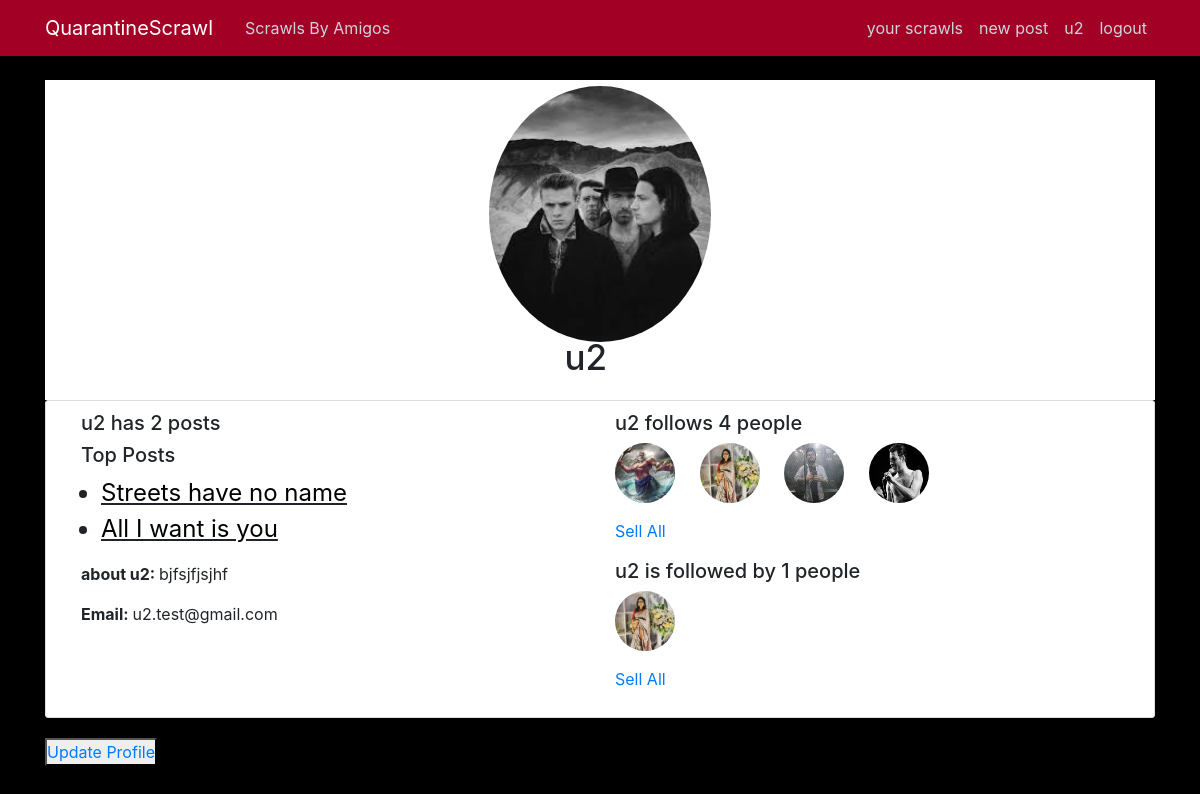
Screenshot of /profile/ (signed in) with the database file from the repository.
### users/models.py (models this page shows, shortened)
class Profile(models.Model):
    user = models.OneToOneField(User, on_delete=models.CASCADE)
    image = models.ImageField(default="poseidon.jpg", upload_to="profile_pics")
    follow = models.ManyToManyField(User, related_name="followers", blank=True)
    follower = models.ManyToManyField(User, related_name="follows", blank=True)

### blog/models.py (models this page shows, shortened)
class Post(models.Model):
    title = models.CharField(max_length=100)
    content = models.TextField()
    date = models.DateTimeField(default=timezone.now)
    author = models.ForeignKey(User, on_delete=models.CASCADE)
    liked = models.ManyToManyField(
        User, related_name="unliked", default=None, blank=True
    )
    commented = models.ManyToManyField(
        User, related_name="uncommented", default=None, blank=True
    )

### users/views.py (the view)
# urls.py: path("profile/", user_views.profile, name="profile"),
@login_required
def profile(request):
    loggedInProfile = Profile.objects.get(user=request.user)
    current_user_all_posts = Post.objects.filter(author=loggedInProfile.user)
    top_likes_list = []
    for post in current_user_all_posts:
        top_likes_list.append(post.liked.all().count())
    top = sorted(top_likes_list, reverse=True)[:3]
    def top_post_count():
        if len(top) == 0:
            no_post = True
            return no_post
        elif len(top) == 1:
            one_post = True
            return one_post
        elif len(top) == 2:
            two_posts = True
            return two_posts
        elif len(top) == 3:
            three_posts = True
            return three_posts
        else:
            return more
    context = {
        "current_user": Profile.objects.filter(user=loggedInProfile.user),
        "current_user_posts": Post.objects.filter(author=loggedInProfile.user),
        "follow_profiles": Profile.objects.filter(
            user__in=loggedInProfile.follow.all()
        ),
        "follower_profiles": Profile.objects.filter(
            user__in=loggedInProfile.follower.all()
        ),
        "top_likes": current_user_all_posts.filter(liked__in=top),
        "no_post": top_post_count(),
        "one_post": top_post_count(),
        "two_posts": top_post_count(),
        "three_posts": top_post_count(),
    }
    return render(request, "users/profile.html", context)

### users/templates/users/profile.html (shortened to what this page needs)
{% extends "blog/base.html" %}
{%load static %}
{% block bootstrapClass %}
<link rel="stylesheet" type="text/css" href="{% static 'users/users-css/profile.css' %}">
 {% endblock %}
{% load crispy_forms_tags %}
{% block content %}
<div class="profile-wrap">
    <div class="media profile-head">
      <img class=" profile-profile-picture rounded-circle account-img" src="{{ user.profile.image.url }}">
        <h2 class="profile-username account-heading">{{user.username}}</h2>
    </div>
    <div class="content-section profile-row row">
      <div class=" profile-info col-6">
        <div class="profile-user-post-titles">
          <h5>{{user.username}} has {{current_user_posts.count}} posts</h5>
          <h5>Top Posts</h5>
          {% for t in top_likes%}
          {% if one_post %}
          <ul>
            <li class="profile-post-title-li"><a href="{% url 'post-detail' t.id %}">{{t.title}}</a></li>
          </ul>
          {% elif two_posts %}
          <ul>
            <li class="profile-post-title-li"><a href="{% url 'post-detail' t.id %}">{{t.title}}</a></li>
            <li class="profile-post-title-li"><a href="{% url 'post-detail' t.id %}">{{t.title}}</a></li>
          </ul>
          {% elif three_posts%}
          <ul>
            <li class="profile-post-title-li"><a href="{% url 'post-detail' t.id %}">{{t.title}}</a></li>
            <li class="profile-post-title-li"><a href="{% url 'post-detail' t.id %}">{{t.title}}</a></li>
            <li class="profile-post-title-li"><a href="{% url 'post-detail' t.id %}">{{t.title}}</a></li>
          </ul>
          {% else %}
          <h1>Hope it doesn't come down to this</h1>
          {% endif %}
          {% endfor %}
        </div>
        <p class="profile-about-me"><strong>about {{user.username}}: </strong>bjfsjfjsjhf</p>
        <p class="profile-userEmail"><strong>Email: </strong>{{user.email}}</p>
        </div>
        <div class="follower-following-info col-6">
          <h5>{{user.username}} follows {{follow_profiles.count}} people</h5>
          <div class="profile-following-info-wrap">
          {% for profile in follow_profiles %}
          <a href="{% url 'user-posts' profile.user.username %}"><img class=" profile-follow-image rounded-circle account-img" src="{{profile.image.url}}" alt="following image"></a>
          {% endfor %}
        </div>
        <p><a href="{% url 'profile-following-list' user.username %}">Sell All</a><p>
        <h5>{{user.username}} is followed by {{follower_profiles.count}} people</h5>
        <div class="profile-follower-info-wrap">
        {% for profile in follower_profiles %}
        <a href="{% url 'user-posts' profile.user.username %}"><img class=" profile-follower-image rounded-circle account-img" src="{{profile.image.url}}" alt="followers image"></a>
        {% endfor %}
      </div>
        <p><a href="{% url 'profile-follower-list' user.username %}">Sell All</a><p>
        </div>
      </div>
        <button><a href="{% url 'profile-update' %}">Update Profile</a></button>
      </div>
{% endblock content %}

### blog/templates/blog/base.html (shortened to what this page needs)
{% load static %}
<!DOCTYPE html>
<html>
<head>
    <link rel="stylesheet" href="https://maxcdn.bootstrapcdn.com/bootstrap/4.0.0/css/bootstrap.min.css">
    <link rel="stylesheet" type="text/css" href="{% static 'blog/blog-css/main.css' %}">
    <link rel="stylesheet" type="text/css" href="{% static 'users/profile.css' %}">
    {% block bootstrapClass %}  {% endblock %}
</head>
<body>
    <header class="site-header">
      <nav class="navbar navbar-expand-md navbar-dark navbar-bg-steel fixed-top">
        <div class="container">
          <a class="navbar-brand mr-4" href="{% url 'home' %}">QuarantineScrawl</a>
          <div class="collapse navbar-collapse" id="navbarToggle">
            <div class="navbar-nav mr-auto">
              <a class="nav-item nav-link" href="{% url 'amigos-home' %}">Scrawls By Amigos</a>
            </div>
            <div class="navbar-nav">
              {% if user.is_authenticated %}
              <a class="nav-item nav-link" href="{% url 'user-posts' user.username  %}"> your scrawls</a>
              <a class="nav-item nav-link" href="{% url 'post-create' %}"> new post</a>
              <a class="nav-item nav-link" href="{% url 'profile' %}">{{user.username}}</a>
              <a class="nav-item nav-link" href="{% url 'logout' %}">logout</a>
              {% else %}
              <a class="nav-item nav-link" href="{% url 'login' %}">Login</a>
              <a class="nav-item nav-link" href="{% url 'register' %}">Register</a>
              {% endif %}
            </div>
          </div>
        </div>
      </nav>
    </header>
    <main role="main" class="container">
          {% block content %}{% endblock %}
    </main>
</body>
</html>

### blog/static/blog/blog-css/main.css (style rules this page uses)
body { background-color: black; margin-top: 5rem; }
ul { margin: 0; }
.navbar-bg-steel { background-color: #a20025; }
.site-header .navbar-nav .nav-link { color: #cbd5db; font-weight: 400; }
.content-section { background: #ffffff; padding: 10px 20px; border: 1px solid #dddddd; border-radius: 3px; margin-bottom: 20px; }
.account-img { height: 125px; width: 125px; margin-right: 20px; margin-bottom: 16px; }
.account-heading { font-size: 2.5rem; }

### users/static/users/users-css/profile.css (style rules this page uses)
* { margin: 0px; padding: 0px; box-sizing: border-box; }
.profile-head { background-color: white; height: 40vh; }
.profile-profile-picture { height: 80%; width: 20%; position: relative; left: 40%; top: 2%; }
.profile-username { font-size: 35px; position: relative; left: 25%; top: 80%; }
.profile-row { margin-left: 0px; margin-right: 0px; }
.profile-user-post-titles { margin-bottom: 15px; }
.profile-post-title-li { position: relative; left: 20px; text-decoration: underline; font-size: 24px; }
.profile-post-title-li > a { color: black; }
.profile-about-me { margin-top: 5px; text-shadow: black; }
.profile-follow-image { height: 60px; width: 60px; }
.profile-follower-image { height: 60px; width: 60px; }

### rows the page displays
Post: title "Streets have no name"
Post: title "All I want is you"
Profile: image (picture)
Profile: image (picture)
Profile: image (picture)
Profile: image (picture)

### other values shown
{{ user.username }} "u2"
{{ current_user_posts.count }} "2"
{{ user.email }} "u2.test@gmail.com"
{{ follow_profiles.count }} "4"
{{ follower_profiles.count }} "1"
